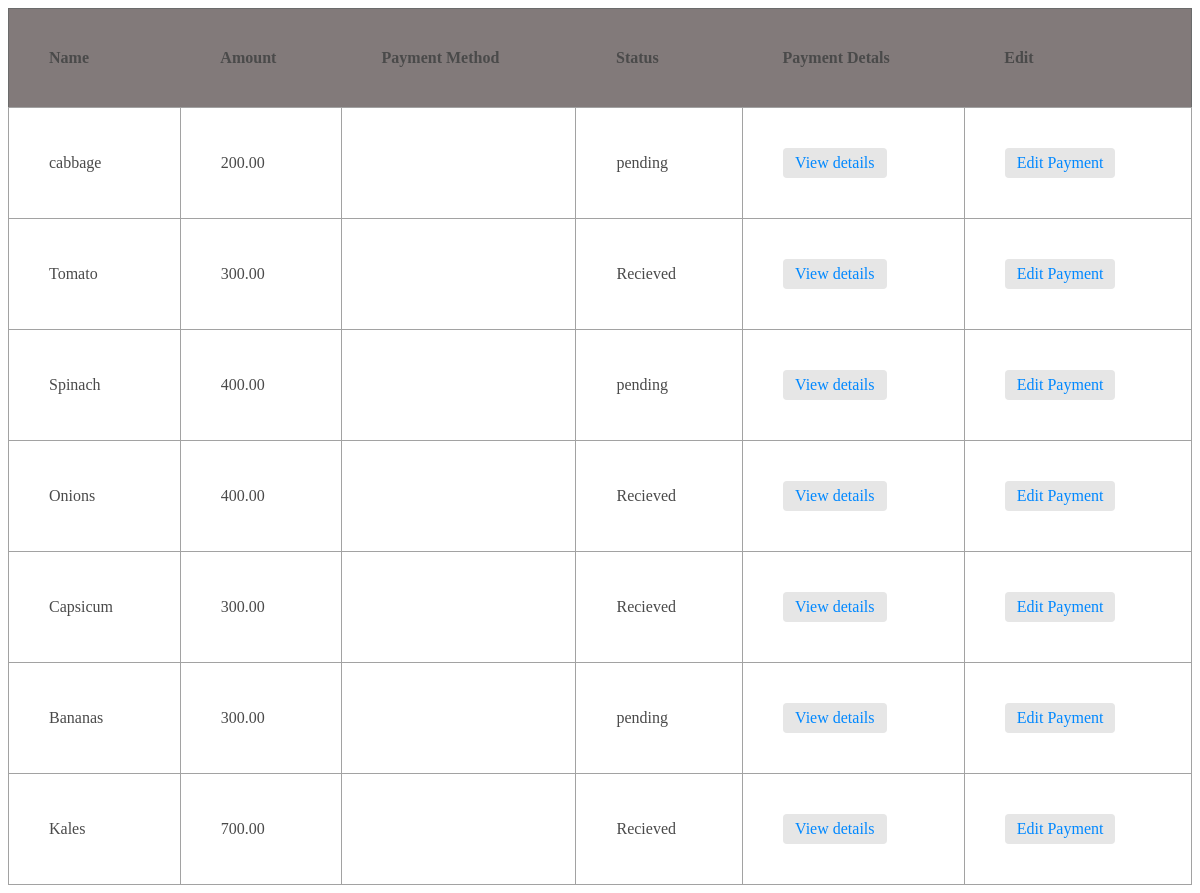
The page /payment/payment/list on the database its author committed.
### payment/models.py (models this page shows, shortened)
class Pay(models.Model):
    name = models.CharField (max_length=32)
    amount= models.DecimalField(max_digits=6,decimal_places=2)
    Payment_method = models.CharField (max_length=32)
    status = models.CharField (max_length=32)
    date_created = models.DateTimeField(auto_now_add=True)
    date_updated = models.DateTimeField(auto_now=True)

### payment/views.py (the view)
# urls.py: path("payment/list",payment_list,name="payment_list_view"),
def payment_list(request):
    payment = Pay.objects.all()
    return render (request, "payment/payment_list.html", {"payments":payment})

### templates/payment/payment_list.html (shortened to what this page needs)
<!DOCTYPE html>
<html lang="en">
<head>
    {% load static %}
    <link rel="stylesheet" href="{% static 'inventory/product_list.css' %}">
</head>
<body>
     <table >
        <thead >
            <tr>
                <th >Name</th>
                <th >Amount</th>
                <th >Payment Method</th>
                <th >Status</th>
                <th>Payment Detals</th>
                <th>Edit</th>
            </tr>
        </thead>
        <tbody>
            {% for payment in payments %}
            <tr>
                <td >{{ payment.name }}</td>
                <td >{{ payment.amount }}</td>
                <td >{{ payment.Payment_Method}}</td>
                <td >{{ payment.status }}</td>
                <td>
                    <a href="{% url 'payment_detail_view' id=payment.id %}">View details</a>
                </td>
                <td>
                    <a href="{% url 'payment_edit_view' id=payment.id %}">Edit Payment</a>
                </td>
            </tr>
            {%endfor%}
        </tbody>
    </table>
</body>
</html>

### inventory/static/inventory/product_list.css (style rules this page uses)
table { width: 100%; border-collapse: collapse; border: 1px solid #6B6B6B; color: #4A4A4A; }
th { background-color: #827a7a; padding: 12px; text-align: left; font-weight: bold; padding: 40px; }
td { padding: 10px; border: 1px solid #A2A2A2; padding: 40px; }
td a { display: inline-block; padding: 6px 12px; text-align: center; text-decoration: none; color: #0088FF; border-radius: 4px; background-color: #E6E6E6; transition: background-color 0.2s ease; }

### rows shown on the page
Pay: name "cabbage", amount "200.00", status "pending"
Pay: name "Tomato", amount "300.00", status "Recieved"
Pay: name "Spinach", amount "400.00", status "pending"
Pay: name "Onions", amount "400.00", status "Recieved"
Pay: name "Capsicum", amount "300.00", status "Recieved"
Pay: name "Bananas", amount "300.00", status "pending"
Pay: name "Kales", amount "700.00", status "Recieved"
